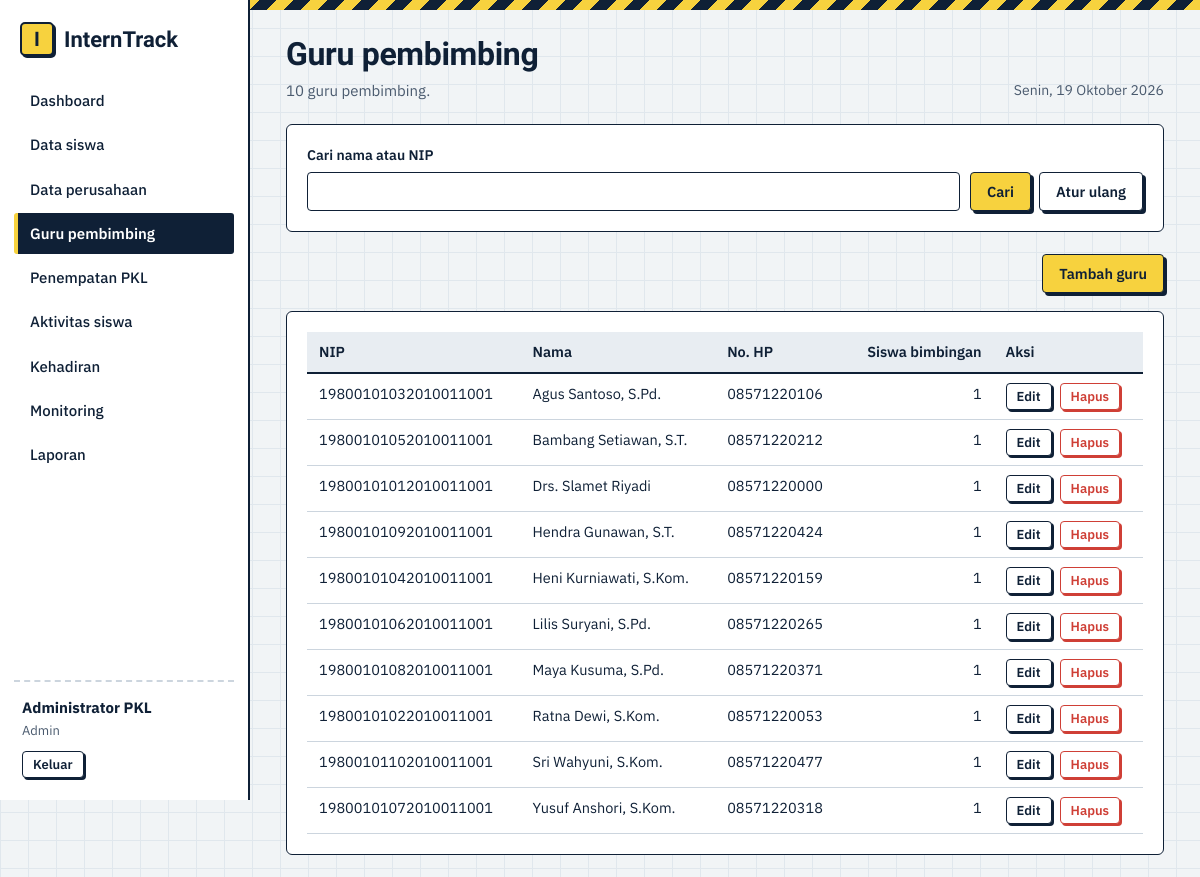
Screenshot of /admin/pembimbing.php (signed in) with the database file from the repository.
### tables this page shows
CREATE TABLE pembimbing (
  id INT UNSIGNED NOT NULL AUTO_INCREMENT,
  user_id INT UNSIGNED NOT NULL,
  nip VARCHAR(25) NOT NULL,
  nama VARCHAR(100) NOT NULL,
  no_hp VARCHAR(20) NULL,
  PRIMARY KEY (id),
  UNIQUE KEY uq_pembimbing_nip (nip),
  UNIQUE KEY uq_pembimbing_user (user_id),
  CONSTRAINT fk_pembimbing_user FOREIGN KEY (user_id) REFERENCES users(id) ON DELETE CASCADE ON UPDATE CASCADE
);

### admin/pembimbing.php (the view, shortened to what this page needs)
<?php
require_once __DIR__ . '/../config/helpers.php';
$pdo = db();
    ?>
    <?php
$q = trim($_GET['q'] ?? '');
$st = $pdo->prepare("SELECT b.*, (SELECT COUNT(*) FROM penempatan pn WHERE pn.pembimbing_id=b.id) AS jml FROM pembimbing b WHERE b.nama LIKE ? OR b.nip LIKE ? ORDER BY b.nama");
$st->execute(["%$q%", "%$q%"]); $rows = $st->fetchAll();
?>
<form class="card filters" method="get">
  <div class="field grow"><label for="q">Cari nama atau NIP</label><input id="q" name="q" value="<?= e($q) ?>"></div>
  <div class="actions"><button class="btn" type="submit">Cari</button><a class="btn ghost" href="<?= url('admin/pembimbing.php') ?>">Atur ulang</a></div>
</form>
<div class="toolbar"><span></span><a class="btn" href="<?= url('admin/pembimbing.php?aksi=form') ?>">Tambah guru</a></div>
<div class="card">
<?php if (!$rows): ?><div class="empty">Tidak ada guru yang cocok dengan pencarian.</div><?php else: ?>
<div class="tablewrap"><table class="tbl"><thead><tr><th>NIP</th><th>Nama</th><th>No. HP</th><th class="num">Siswa bimbingan</th><th>Aksi</th></tr></thead><tbody>
<?php foreach ($rows as $r): ?>
  <tr><td><?= e($r['nip']) ?></td><td><?= e($r['nama']) ?></td><td><?= e($r['no_hp'] ?: '-') ?></td><td class="num"><?= (int) $r['jml'] ?></td>
  <td><div class="actions"><a class="btn sm ghost" href="<?= url('admin/pembimbing.php?aksi=form&id=' . $r['id']) ?>">Edit</a>
  <form method="post" data-confirm="Hapus guru <?= e($r['nama']) ?>?"><button class="btn sm danger" type="submit">Hapus</button></form></div></td></tr>
<?php endforeach; ?></tbody></table></div>
<?php endif; ?></div>

### assets/css/style.css (style rules this page uses)
:root { --paper:#f1f4f6; --grid:#e0e7ed; --ink:#0f2036; --ink2:#4a5a6e; --hv:#f7d23e; --blue:#2b59e0; --ok:#1f8f5f; --warn:#d9770d; --bad:#cf3f36; --line:#ccd5de; --soft:#e8edf2; --f-head:'Bricolage Grotesque','Segoe UI',system-ui,sans-serif; --f-body:'IBM Plex Sans','Segoe UI',system-ui,sans-serif; }
* { box-sizing:border-box }
html { scroll-padding-top:16px }
body { margin:0;font:15px/1.55 var(--f-body);color:var(--ink);background-color:var(--paper); background-image:linear-gradient(var(--grid) 1px,transparent 1px),linear-gradient(90deg,var(--grid) 1px,transparent 1px); background-size:28px 28px }
a { color:var(--blue) }
.main>*:not(.stripe) { margin-left:36px;margin-right:36px }
.card { background:#fff;border:1.5px solid var(--ink);border-radius:6px;padding:20px;margin-bottom:22px }
.btn { display:inline-flex;align-items:center;justify-content:center;gap:6px;padding:9px 16px;border:1.5px solid var(--ink);border-radius:4px;background:var(--hv);color:var(--ink); font:600 14.5px var(--f-body);cursor:pointer;text-decoration:none;box-shadow:3px 3px 0 var(--ink);transition:transform .08s,box-shadow .08s }
.btn.ghost { background:#fff }
.btn.danger { background:#fff;color:var(--bad);border-color:var(--bad);box-shadow:3px 3px 0 var(--bad) }
.btn.sm { padding:4px 10px;font-size:13px;box-shadow:2px 2px 0 var(--ink) }
.btn.sm.danger { box-shadow:2px 2px 0 var(--bad) }
.actions { display:flex;gap:8px;flex-wrap:wrap;align-items:center }
.actions form { margin:0 }
.toolbar { display:flex;justify-content:space-between;align-items:flex-end;gap:14px;flex-wrap:wrap;margin-bottom:18px }
.tablewrap { overflow-x:auto }
.tbl { width:100%;border-collapse:collapse;font-size:14.5px }
.tbl th { text-align:left;font-weight:600;background:var(--soft);padding:9px 12px;border-bottom:2px solid var(--ink);white-space:nowrap }
.tbl td { padding:9px 12px;border-bottom:1px solid var(--line);vertical-align:top }
.tbl .num { text-align:right;font-variant-numeric:tabular-nums }
.field { margin-bottom:14px;position:relative }
.field label { display:block;font-weight:600;font-size:14px;margin-bottom:5px }
input,select,textarea { width:100%;padding:9px 11px;border:1.5px solid var(--ink);border-radius:4px;background:#fff;font:15px var(--f-body);color:var(--ink) }
.filters { display:flex;flex-wrap:wrap;gap:10px;align-items:flex-end }
.filters .field { margin:0;min-width:150px;flex:1 }
.filters .field.grow { flex:2;min-width:220px }

### rows the page displays
pembimbing: nip "19800101032010011001", nama "Agus Santoso, S.Pd.", no_hp "08571220106", jml "1"
pembimbing: nip "19800101052010011001", nama "Bambang Setiawan, S.T.", no_hp "08571220212", jml "1"
pembimbing: nip "19800101012010011001", nama "Drs. Slamet Riyadi", no_hp "08571220000", jml "1"
pembimbing: nip "19800101092010011001", nama "Hendra Gunawan, S.T.", no_hp "08571220424", jml "1"
pembimbing: nip "19800101042010011001", nama "Heni Kurniawati, S.Kom.", no_hp "08571220159", jml "1"
pembimbing: nip "19800101062010011001", nama "Lilis Suryani, S.Pd.", no_hp "08571220265", jml "1"
pembimbing: nip "19800101082010011001", nama "Maya Kusuma, S.Pd.", no_hp "08571220371", jml "1"
pembimbing: nip "19800101022010011001", nama "Ratna Dewi, S.Kom.", no_hp "08571220053", jml "1"
pembimbing: nip "19800101102010011001", nama "Sri Wahyuni, S.Kom.", no_hp "08571220477", jml "1"
pembimbing: nip "19800101072010011001", nama "Yusuf Anshori, S.Kom.", no_hp "08571220318", jml "1"

### other values shown
$n[0] "Dashboard"
$n[0] "Data siswa"
$n[0] "Data perusahaan"
$n[0] "Guru pembimbing"
$n[0] "Penempatan PKL"
$n[0] "Aktivitas siswa"
$n[0] "Kehadiran"
$n[0] "Monitoring"
$n[0] "Laporan"
$u['nama'] "Administrator PKL"
$roleLabel "Admin"
$title "Guru pembimbing"
$sub "10 guru pembimbing."
hari_ini_panjang() "Senin, 19 Oktober 2026"
